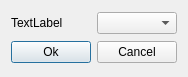
<?xml version="1.0" encoding="UTF-8"?>
<ui version="4.0">
 <class>setArgs</class>
 <widget class="QDialog" name="setArgs">
  <property name="geometry">
   <rect>
    <x>0</x>
    <y>0</y>
    <width>186</width>
    <height>77</height>
   </rect>
  </property>
  <property name="windowTitle">
   <string>Dialog</string>
  </property>
  <layout class="QVBoxLayout" name="verticalLayout">
   <item>
    <layout class="QHBoxLayout" name="horizontalLayout_2">
     <item>
      <widget class="QLabel" name="label">
       <property name="text">
        <string>TextLabel</string>
       </property>
      </widget>
     </item>
     <item>
      <widget class="QComboBox" name="comboBox"/>
     </item>
    </layout>
   </item>
   <item>
    <layout class="QHBoxLayout" name="horizontalLayout">
     <item>
      <widget class="QPushButton" name="pushButton">
       <property name="text">
        <string>Ok</string>
       </property>
      </widget>
     </item>
     <item>
      <widget class="QPushButton" name="pushButton_2">
       <property name="text">
        <string>Cancel</string>
       </property>
      </widget>
     </item>
    </layout>
   </item>
  </layout>
 </widget>
 <resources/>
 <connections>
  <connection>
   <sender>pushButton_2</sender>
   <signal>clicked()</signal>
   <receiver>setArgs</receiver>
   <slot>reject()</slot>
   <hints>
    <hint type="sourcelabel">
     <x>134</x>
     <y>51</y>
    </hint>
    <hint type="destinationlabel">
     <x>124</x>
     <y>73</y>
    </hint>
   </hints>
  </connection>
  <connection>
   <sender>pushButton</sender>
   <signal>clicked()</signal>
   <receiver>setArgs</receiver>
   <slot>accept()</slot>
   <hints>
    <hint type="sourcelabel">
     <x>40</x>
     <y>52</y>
    </hint>
    <hint type="destinationlabel">
     <x>24</x>
     <y>71</y>
    </hint>
   </hints>
  </connection>
 </connections>
</ui>
